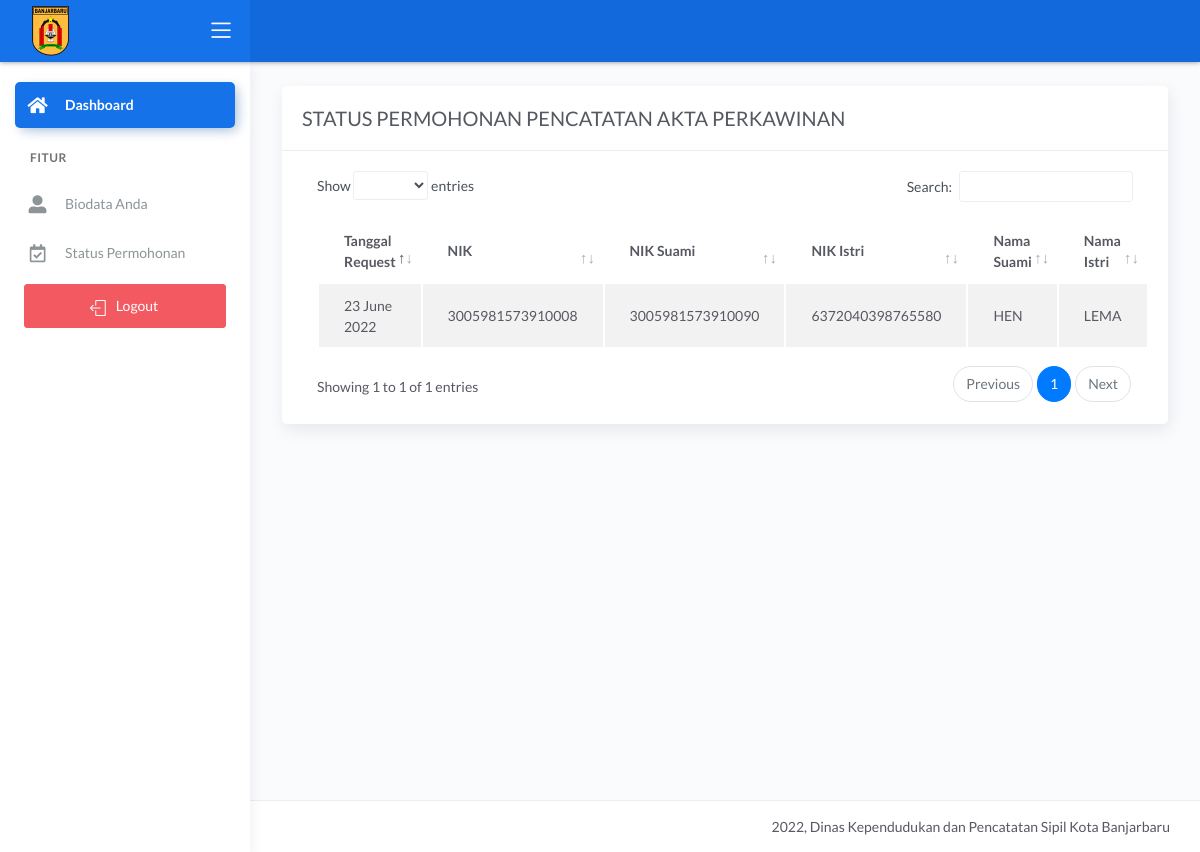
The page /demo1/main.php?halaman=tampil_status (signed in) on the database its author committed.
### tables this page shows
CREATE TABLE `data_request_akta` (
  `id_request_akta` int(12) NOT NULL,
  `nik` varchar(16) NOT NULL,
  `tanggal_request` timestamp NOT NULL DEFAULT current_timestamp(),
  `scan_akta` text NOT NULL,
  `scan_bukunikah` text NOT NULL,
  `scan_ijazah` text NOT NULL,
  `scan_ktp` text NOT NULL,
  `scan_kk` text NOT NULL,
  `scan_keabsahan` text NOT NULL,
  `scan_pengadilan` text NOT NULL,
  `niksuami` varchar(100) NOT NULL,
  `nikistri` varchar(50) NOT NULL,
  `namasuami` varchar(50) NOT NULL,
  `namaistri` varchar(50) NOT NULL,
  `tempat` varchar(30) NOT NULL,
  `tanggal` text NOT NULL,
  `bulan` varchar(30) NOT NULL,
  `tahun` varchar(30) NOT NULL,
  `nama_pemuka_agama` varchar(50) NOT NULL,
  `jenis_kelamin` varchar(20) NOT NULL,
  `nama_ayah` varchar(50) NOT NULL,
  `nama_ibu` varchar(50) NOT NULL,
  `keterangan` varchar(50) NOT NULL DEFAULT 'Data sedang diperiksa oleh Staf',
  `status` int(11) NOT NULL DEFAULT 0,
  `acc` date NOT NULL
);

### demo1/status_request.php (the view, shortened to what this page needs)
<?php include '../konek.php'; ?>
<link href="css/sweetalert.css" rel="stylesheet" type="text/css">
<div class="page-inner">
	<div class="row">
		<div class="col-md-12">
			<div class="card">
				<div class="card-header">
					<div class="d-flex align-items-center">
						<h4 class="card-title">STATUS PERMOHONAN PENCATATAN AKTA PERKAWINAN</h4>
					</div>
				</div>
				<div class="card-body">
					<div class="table-responsive">
						<table id="add1" class="display table table-striped table-hover">
							<thead>
								<tr>
									<th>Tanggal Request</th>
									<th>NIK</th>
									<th>NIK Suami</th>
									<th>NIK Istri</th>
									<th>Nama Suami</th>
									<th>Nama Istri</th>
								</tr>
							</thead>
							<tbody>
								<?php
								$sql = "SELECT * FROM data_request_akta natural join data_user WHERE nik=$_SESSION[nik]";
								$query = mysqli_query($konek, $sql);
								while ($data = mysqli_fetch_array($query, MYSQLI_BOTH)) {
									$tgl = $data['tanggal_request'];
									$format = date('d F Y', strtotime($tgl));
									$nik = $data['nik'];
									$niksuami = $data['niksuami'];
									$nikistri = $data['nikistri'];
									$namasuami = $data['namasuami'];
									$namaistri = $data['namaistri'];
								?>
									<tr>
										<td><?php echo $format; ?></td>
										<td><?php echo $nik; ?></td>
										<td><?php echo $niksuami; ?></td>
										<td><?php echo $nikistri; ?></td>
										<td><?php echo $namasuami; ?></td>
										<td><?php echo $namaistri; ?></td>
									</tr>
								<?php
								}
								?>
							</tbody>
						</table>
					</div>
				</div>
			</div>
		</div>
	</div>
</div>
</div>
</div>
</div>

### rows shown on the page
data_request_akta: tanggal_request "23 June 2022", nik "3005981573910008", niksuami "3005981573910090", nikistri "6372040398765580", namasuami "HEN", namaistri "LEMA"
